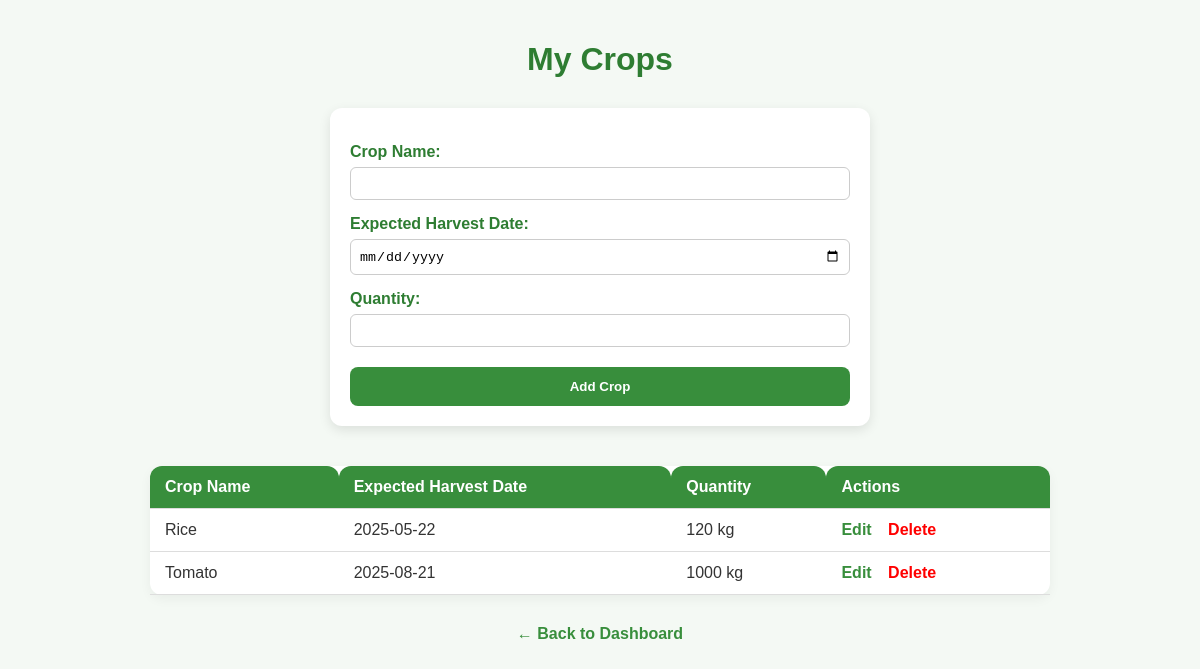
The page /agro_farm/my_crops.php (signed in) on the database its author committed.
### tables this page shows
CREATE TABLE `crops` (
  `id` int(11) NOT NULL,
  `user_id` int(11) NOT NULL,
  `crop_name` varchar(255) NOT NULL,
  `expected_harvest` date DEFAULT NULL,
  `quantity` varchar(100) NOT NULL,
  `harvest_date` date NOT NULL,
  `created_at` timestamp NOT NULL DEFAULT current_timestamp(),
  `price` decimal(10,2) NOT NULL DEFAULT 0.00
);

### agro_farm/my_crops.php (the view, shortened to what this page needs)
<?php
include 'db.php';
$user_id = $_SESSION['user_id'];
$crop_name = '';
$expected_harvest = '';
$quantity = '';
$edit_id = null;
$stmt = $conn->prepare("SELECT id, crop_name, expected_harvest, quantity FROM crops WHERE user_id=? ORDER BY expected_harvest ASC");
$stmt->bind_param("i", $user_id);
$stmt->execute();
$result = $stmt->get_result();
$crops = $result->fetch_all(MYSQLI_ASSOC);
?>
<!DOCTYPE html>
<html lang="en">
<head>
</head>
<body>
    <h1>My Crops</h1>
    <form method="POST" action="my_crops.php">
        <label for="crop_name">Crop Name:</label>
        <input type="text" id="crop_name" name="crop_name" required value="<?php echo htmlspecialchars($crop_name); ?>">
        <label for="expected_harvest">Expected Harvest Date:</label>
        <input type="date" id="expected_harvest" name="expected_harvest" required value="<?php echo htmlspecialchars($expected_harvest); ?>">
        <label for="quantity">Quantity:</label>
        <input type="number" min="1" id="quantity" name="quantity" required value="<?php echo htmlspecialchars($quantity); ?>">
        <button type="submit"><?php echo $edit_id ? 'Update Crop' : 'Add Crop'; ?></button>
    </form>
    <?php if (count($crops) > 0): ?>
        <table>
            <thead>
                <tr>
                    <th>Crop Name</th>
                    <th>Expected Harvest Date</th>
                    <th>Quantity</th>
                    <th>Actions</th>
                </tr>
            </thead>
            <tbody>
                <?php foreach ($crops as $crop): ?>
                    <tr>
                        <td><?php echo htmlspecialchars($crop['crop_name']); ?></td>
                        <td><?php echo htmlspecialchars($crop['expected_harvest']); ?></td>
                        <td><?php echo htmlspecialchars($crop['quantity']); ?> kg</td>
                        <td class="actions">
                            <a href="my_crops.php?edit_id=<?php echo $crop['id']; ?>">Edit</a>
                            <a href="my_crops.php?delete_id=<?php echo $crop['id']; ?>" class="delete" onclick="return confirm('Are you sure you want to delete this crop?');">Delete</a>
                        </td>
                    </tr>
                <?php endforeach; ?>
            </tbody>
        </table>
    <?php else: ?>
        <p class="no-crops">You have no crops added yet.</p>
    <?php endif; ?>
    <a href="farmer_dashboard.php" class="back-link">← Back to Dashboard</a>
</body>
</html>

### agro_farm/my_crops.php (style rules this page uses)
body { font-family: Arial, sans-serif; background: #f4f9f4; padding: 20px; max-width: 900px; margin: auto; }
h1 { color: #2e7d32; text-align: center; margin-bottom: 30px; }
form { background: white; padding: 20px; border-radius: 12px; box-shadow: 0 4px 12px rgba(0, 0, 0, 0.1); margin-bottom: 40px; max-width: 500px; margin-left: auto; margin-right: auto; }
label { display: block; margin-top: 15px; font-weight: bold; color: #2e7d32; }
input[type="text"], input[type="date"], input[type="number"] { width: 100%; padding: 8px; margin-top: 6px; border-radius: 6px; border: 1px solid #ccc; box-sizing: border-box; }
button { margin-top: 20px; background-color: #388e3c; color: white; border: none; padding: 12px 20px; border-radius: 8px; cursor: pointer; font-weight: bold; width: 100%; transition: background-color 0.3s ease; }
table { width: 100%; border-collapse: collapse; background: white; border-radius: 12px; box-shadow: 0 4px 12px rgba(0, 0, 0, 0.05); }
th, td { padding: 12px 15px; border-bottom: 1px solid #ddd; text-align: left; color: #333; }
th { background-color: #388e3c; color: white; border-radius: 12px 12px 0 0; }
.actions a { margin-right: 12px; text-decoration: none; color: #388e3c; font-weight: bold; }
.actions a.delete { color: red; }
a.back-link { display: block; text-align: center; margin-top: 30px; text-decoration: none; color: #388e3c; font-weight: bold; }

### rows shown on the page
crops: crop_name "Rice", expected_harvest "2025-05-22", quantity "120"
crops: crop_name "Tomato", expected_harvest "2025-08-21", quantity "1000"
